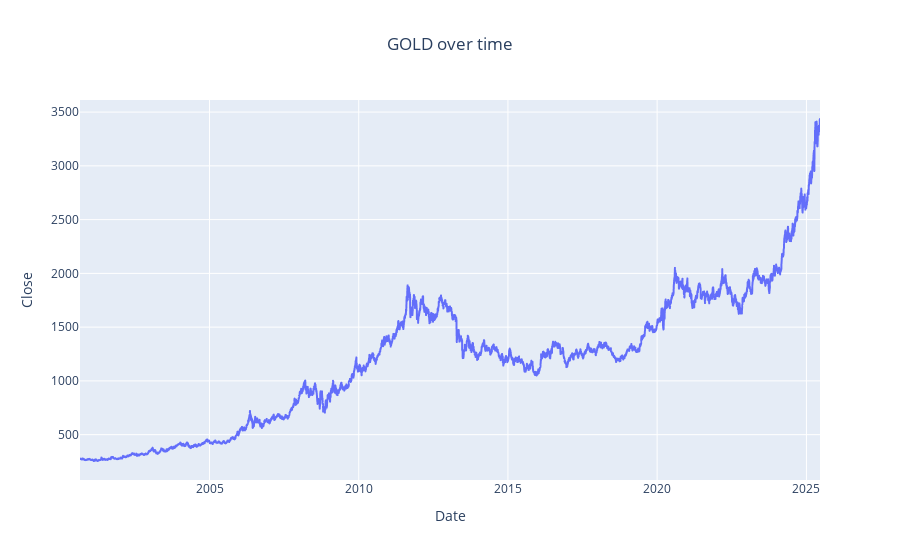

The cell this chart's notebook holds for it:
### Code cell
# Dynamic visualisation of GOLD prices
fig = px.line(gold,
              x=gold.index,
              y="Close",
              title='GOLD over time')
fig.update_layout(title_x=0.5)  # This will center the title horizontally

fig.show()

### Figure 1 — Plotly figure (JSON) as saved in the notebook; plotly's stock layout.template omitted (floating-point values rounded to 4 significant figures; data arrays with more than 128 entries replaced by an {"elided": "..."} marker saying what was removed)
{"data": [{"hovertemplate": "Date=%{x}<br>Close=%{y}<extra></extra>", "legendgroup": "", "line": {"color": "#636efa", "dash": "solid"}, "marker": {"symbol": "circle"}, "mode": "lines", "name": "", "showlegend": false, "type": "scattergl", "x": {"elided": "6220 str values"}, "xaxis": "x", "y": {"elided": "6220 float values"}, "yaxis": "y"}], "layout": {"legend": {"tracegroupgap": 0}, "title": {"text": "GOLD over time", "x": 0.5}, "xaxis": {"anchor": "y", "domain": [0, 1], "title": {"text": "Date"}}, "yaxis": {"anchor": "x", "domain": [0, 1], "title": {"text": "Close"}}}}
